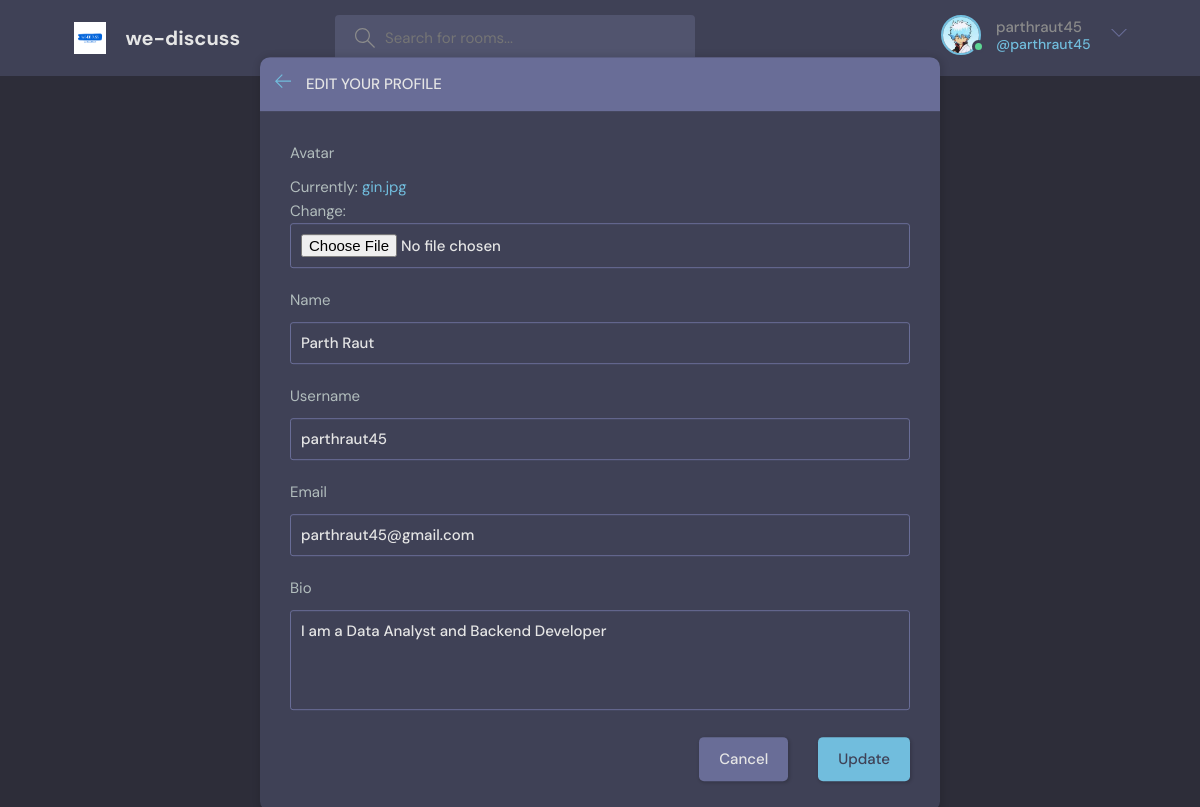
The page /update-user/ (signed in) on the database its author committed.
### base/models.py (models this page shows)
class User(AbstractUser):
    name = models.CharField(max_length=200 , null=True)
    email = models.EmailField(null=True , unique=True)
    bio = models.TextField(null=True)
    avatar = models.ImageField(null=True , default="images.jpg")
    USERNAME_FIELD = 'email'
    REQUIRED_FIELDS = []

### base/views.py (the view)
# urls.py: path('update-user/' , views.updateUser,name="update-user"),
@login_required(login_url='log')
def updateUser(request):
    user = request.user
    form = UserForm(instance=user)
    if request.method == 'POST':
        form = UserForm(request.POST ,request.FILES , instance=user)
        if form.is_valid():
            form.save()
            return redirect('user-profile' , prime = user.id)
    return render(request , 'base/update-user.html' , {'form' : form})

### base/forms.py
class UserForm(ModelForm):
    class Meta:
        model = User
        fields = ['avatar','name', 'username' , 'email' ,'bio']

### base/templates/base/update-user.html (shortened to what this page needs)
{% extends 'main.html' %}
{% block content %}
    <main class="update-account layout">
        <div class="container">
            <div class="layout__box">
                <div class="layout__boxHeader">
                    <div class="layout__boxTitle">
                        <a href="{% url 'home' %}">
                            <svg version="1.1" xmlns="http://www.w3.org/2000/svg" width="32" height="32"
                                viewBox="0 0 32 32">
                                <title>arrow-left</title>
                                <path
                                    d="M13.723 2.286l-13.723 13.714 13.719 13.714 1.616-1.611-10.96-10.96h27.625v-2.286h-27.625l10.965-10.965-1.616-1.607z">
                                </path>
                            </svg>
                        </a>
                        <h3>Edit your profile</h3>
                    </div>
                </div>
                <div class="layout__body">
                    <form class="form" action="" method = "POST" enctype = "multipart/form-data">
                      {% for field in form %}
                        <div class="form__group">
                            <label for="profile_pic">{{field.label}}</label>
                            {{field}}
                        </div>
                       {% endfor %}
                        <div class="form__action">
                            <a class="btn btn--dark" href="{% url 'home' %}">Cancel</a>
                            <button class="btn btn--main" type="submit">Update</button>
                        </div>
                    </form>
                </div>
            </div>
        </div>
    </main>
{% endblock content %}

### template/navbar.html (shortened to what this page needs)
{% load static %}
<header class="header header--loggedIn">
    <div class="container">
      <a href="{% url 'home' %}" class="header__logo">
        <img src="{% static 'images/logo.png' %}" />
        <h1>we-discuss</h1>
      </a>
      <form class="header__search" method="GET" action="{% url 'home' %}">
        <label>
          <input placeholder="Search for rooms..." />
        </label>
      </form>
      <nav class="header__menu">
        {% if request.user.is_authenticated %}
        <div class="header__user">
          <a href="{% url 'update-user' %}">
            <div class="avatar avatar--medium active">
              <img src="{{request.user.avatar.url}}" />
            </div>
            <p>{{request.user.username}}<span>@{{request.user.username}}</span></p>
          </a>
          <button class="dropdown-button">
            <svg version="1.1" xmlns="http://www.w3.org/2000/svg" width="32" height="32" viewBox="0 0 32 32">
              <title>chevron-down</title>
              <path d="M16 21l-13-13h-3l16 16 16-16h-3l-13 13z"></path>
            </svg>
          </button>
        </div>
        {% else %}
          <a href="{% url 'log' %}">
          <img src="{% static 'images/avatar.svg' %}" />
          <p>Login</p>
        </a>
        {% endif %}
      </nav>
    </div>
  </header>
</body>
</html>

### rows shown on the page
User: user.avatar (picture), user.username "parthraut45", form "Parth Raut" "parthraut45" "parthraut45@gmail.com" "I am a Data Analyst and Backend Developer"

### other values the page prints
{{ field.label }} "Avatar" "Name" "Username" "Email" "Bio"
